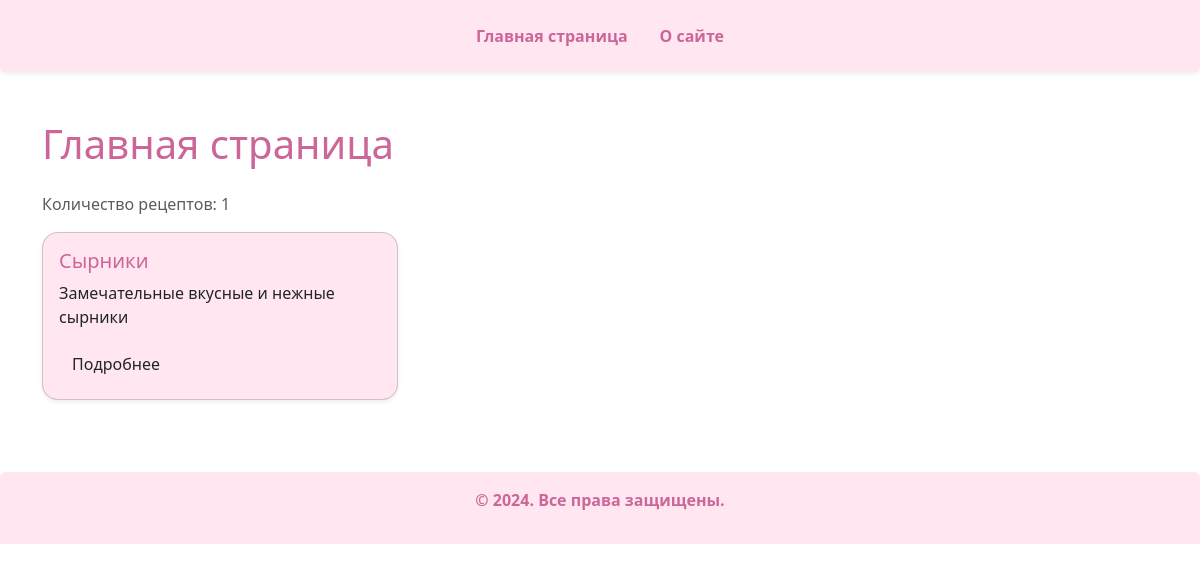
The app's page /, older data.
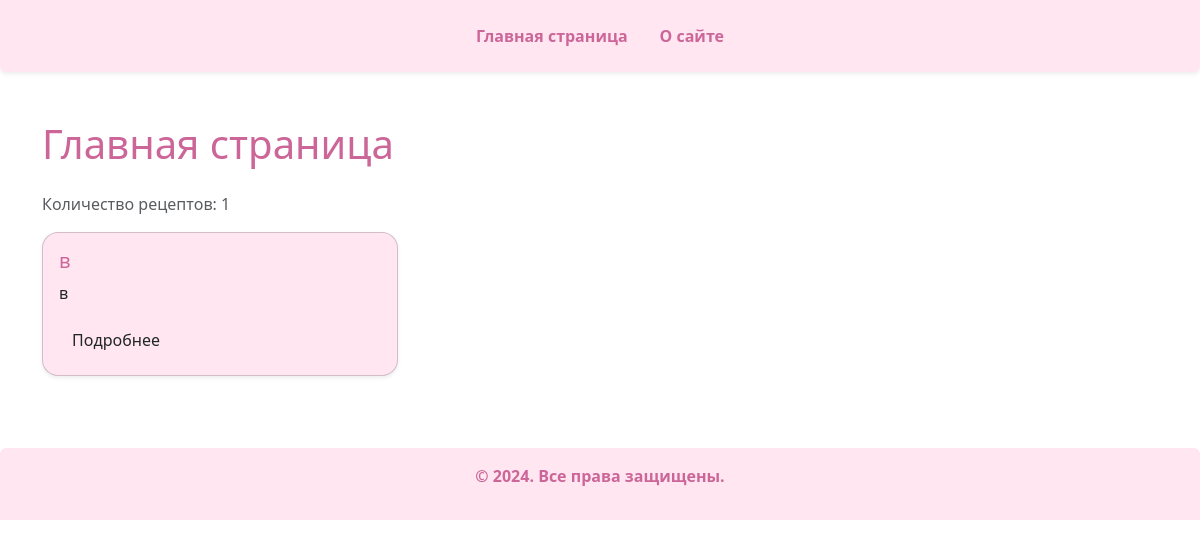
The same page, newer data.
### recipe_catalog/models.py (models this page shows, shortened)
class Recipe(models.Model):
    PCS = "pcs"
    G = "g"
    ML = "ml"
    name = models.CharField(max_length=300, verbose_name="Название блюда")
    description = models.TextField(default="", verbose_name="Описание")
    image = models.ImageField(upload_to="images/", default="images/default.jpg", verbose_name="Изображение")
    cooking_time = models.IntegerField(default=0, verbose_name="Время приготовления",
                                       help_text="Время приготовления в минутах")
    ingredients = models.ManyToManyField(Ingredient, through="RecipeIngredient")
    author = models.ForeignKey(User, on_delete=models.CASCADE, related_name="recipes", verbose_name="Автор", default=1)

### recipe_catalog/views.py (the view)
# urls.py: path('', index, name='home'),
def index(request):
    template_name = 'recipe_catalog/index.html'
    recipes = Recipe.objects.all()
    context = {
        'recipes': recipes
    }
    return render(request, template_name, context)

### templates/recipe_catalog/index.html
{% extends "base.html" %}
{% block content %}
<h1 class="mb-4 text-dark-pink">Главная страница</h1>
{% if recipes %}
<p class="text-muted">Количество рецептов: {{ recipes|length }}</p>
<div class="row">
    {% for recipe in recipes %}
    <div class="col-md-6 col-lg-4 mb-4">
        <div class="card shadow-sm rounded-4 bg-light-pink">
            <div class="card-body">
                <h5 class="card-title text-dark-pink">{{ recipe.name }}</h5>
                <p class="card-text">{{ recipe.description|truncatewords:20 }}</p>
                <a href="{% url 'recipe_catalog:detail' recipe.id %}" class="btn btn-outline-dark-pink rounded-4">Подробнее</a>
            </div>
        </div>
    </div>
    {% endfor %}
</div>
{% else %}
<div class="alert alert-warning text-center rounded-4">
    <p class="mb-0">Рецептов пока нет.</p>
</div>
{% endif %}
{% endblock %}

### templates/base.html (shortened to what this page needs)
<!DOCTYPE html>
<html lang="ru">
<head>
    <link href="https://cdn.jsdelivr.net/npm/bootstrap@5.3.3/dist/css/bootstrap.min.css" rel="stylesheet"
>
</head>
<body>
{% include "menu.html" %}
<main class="container my-5">
    {% block content %}
    {% endblock %}
</main>
{% include "footer.html" %}
</body>
</html>

### templates/menu.html
<header class="bg-light-pink shadow-sm rounded-bottom py-3 mb-4">
    <nav class="container d-flex justify-content-center">
        <ul class="nav">
            <li class="nav-item">
                <a class="nav-link text-dark-pink fw-bold" href="/">Главная страница</a>
            </li>
            <li class="nav-item">
                <a class="nav-link text-dark-pink fw-bold" href="/about/">О сайте</a>
            </li>
        </ul>
    </nav>
</header>

### templates/footer.html
<footer class="bg-light-pink text-center text-dark-pink fw-bold py-3 rounded-top mt-4">
    <p>&copy; 2024. Все права защищены.</p>
</footer>

### templates/base.html (style rules this page uses)
.bg-light-pink { background-color: #ffe6f0; }
.text-dark-pink { color: #cc6699; }
.rounded-4 { border-radius: 1.5rem; }
.rounded-bottom { border-bottom-left-radius: 1.5rem; border-bottom-right-radius: 1.5rem; }
.rounded-top { border-top-left-radius: 1.5rem; border-top-right-radius: 1.5rem; }

Row changes from the older to the newer data that the page shows:
removed Recipe: name "Сырники", description "Замечательные вкусные и нежные сырники"
added Recipe: name "в", description "в"
